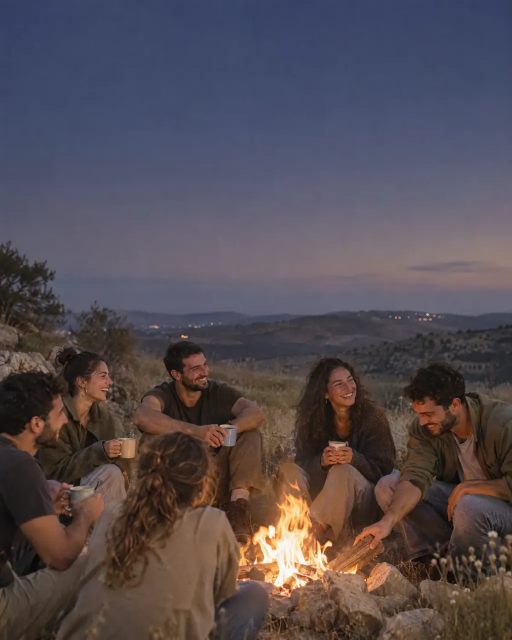
#> input picture site/assets/photos/bonfire-1024.webp, 1024 x 1280 px (shown at 1/2 size); its folder holds only this picture in this run
$ python resize-photos.py ../assets/photos/bonfire-1024.webp
#> lines starting #> are read from the running program, lines starting #| are printed output that depends on the picture
#!/usr/bin/env python3
"""One-off helper (NOT part of the build): make the responsive variants of a photo for site/assets/photos/.

    python3 site/tools/resize-photos.py [--grade | --portrait] [--name <name>] path/to/photo.png [more…]

For each source it writes <name>-<width>.webp at 480, 720, 960 and the largest size (the source width, at most 1440),
WebP quality 72 (method 6) after a light sharpen at the output size (graded sources are denoised first): a phone gets the 480/720 file, a desktop column
the 960, a full-width hero the largest.
--grade first applies the site's bright, vivid grade (see GRADE below), so the variants come from one graded image,
not from an earlier WebP. Run every illustrative photo through it, from its original, so the set stays consistent.
--portrait applies the gentle portrait grade instead (a little brighter and clearer; skin colour left natural).
--name <name> sets the output name (default: the source file name); a transparent source is flattened on beige.
The build (site/build.mjs) finds the variants by file name and reads their sizes from the files, so nothing else
needs updating: use ctx.img('<name>', …) in a page. Needs Pillow. The generated files are committed; CI never runs this.

Reproduce the current set (originals: the 1792×2240 / 1600×905 PNG/WebP masters and the founders' portraits from
hemshechtnua.org.il /images/ariel.png and /images/elazar.png):
    resize-photos.py --grade training.png walk.png hills.webp
    resize-photos.py --portrait --name team-ariel ariel.png
    resize-photos.py --portrait --name team-elazar elazar.png
    resize-photos.py --name highfive team-highfive.png    # these three came already graded: no --grade
    resize-photos.py --name coffee coffee-after.png
    resize-photos.py --name welcome welcome-at-door.png
"""
import glob
import math
import os
import sys

from PIL import Image, ImageEnhance, ImageFilter, ImageOps, ImageStat

WIDTHS = (480, 720, 960)
MAX_WIDTH = 1440
QUALITY = 72
OUT = os.path.join(os.path.dirname(os.path.abspath(__file__)), '..', 'assets', 'photos')
BEIGE = (0xEB, 0xDC, 0xB9)

# GRADE — "bright and vivid" (25.11, owner: "תבהיר את התמונות ותדגיש צבעים").
#   exposure: a per-image gamma that brings the mean luminance toward TARGET (bounded, so a sunset stays a sunset)
#   shadows/midtones: a toe that opens the lower tones (SHADOWS), a midtone bump (MIDS), the black point lifted by LIFT;
#                     a soft shoulder keeps highlights from clipping
#   colour: saturation ×SAT for every pixel, plus VIBRANCE more for the muted ones (grass, sky, foliage gain the most,
#           already-strong colours and skin the least); HUES adds a little more to foliage greens and sky blues
#           ((centre, half-width, extra) on Pillow's 0–255 hue scale: green ≈ 80, blue ≈ 150; skin tones are left out);
#           CONTRAST puts back the snap the lift takes out
#   crisp: DENOISE (px Gaussian on the master: the grain costs bytes, not detail), then an unsharp mask at each output
#          size (SHARPEN = radius, percent, threshold; the threshold leaves the grain alone) — crisper than before at
#          about the same file size
# 26.11, owner: "התמונות עדיין לא צבעוניות, הן אפורות ומשעממות" — no black-point lift (it greyed the image), more contrast,
# much stronger saturation and vibrance, greens and blues pushed further.
GRADE = dict(TARGET=0.58, GAMMA_MIN=0.55, GAMMA_MAX=1.0, SHADOWS=0.10, MIDS=0.02, LIFT=0.0,
             SAT=1.65, VIBRANCE=0.65, CONTRAST=1.24, HUES=((80, 32, 0.35), (150, 24, 0.35)), DENOISE=0.8)
# PORTRAIT — faces stay natural: a little exposure and shadow lift, a touch of local contrast (clarity), no colour push.
PORTRAIT = dict(TARGET=0.64, GAMMA_MIN=0.80, GAMMA_MAX=1.0, SHADOWS=0.14, MIDS=0.03, LIFT=0.015,
                SAT=1.04, VIBRANCE=0.0, CONTRAST=1.0, CLARITY=(24, 14, 2), DENOISE=0.4)
SHARPEN = (1.0, 60, 4)        # 960 and up
SHARPEN_SMALL = (0.8, 45, 6)  # 480/720: already crisp from the downscale; a lighter mask keeps the phone files light


def _curve(gamma, g):
    lut = []
    for i in range(256):
        x = i / 255
        y = x ** gamma + g['SHADOWS'] * x * (1 - x) ** 3 + g['MIDS'] * math.sin(math.pi * x) ** 2
        if y > 0.8:  # soft shoulder: compress what would clip
            y = 0.8 + 0.2 * (1 - math.exp(-(y - 0.8) / 0.2)) / (1 - math.exp(-1))
        y = g['LIFT'] + min(1.0, y) * (1 - g['LIFT'])
        lut.append(max(0, min(255, round(y * 255))))
    return lut


def grade(im, g=GRADE):
    im = im.convert('RGB')
    mean = ImageStat.Stat(ImageOps.grayscale(im)).mean[0] / 255
    gamma = math.log(g['TARGET']) / math.log(max(1e-3, min(0.99, mean)))
    out = im.point(_curve(max(g['GAMMA_MIN'], min(g['GAMMA_MAX'], gamma)), g) * 3)
    out = ImageEnhance.Contrast(out).enhance(g['CONTRAST'])
    base = ImageEnhance.Color(out).enhance(g['SAT'])
    if g['VIBRANCE']:
        # vibrance: blend toward a stronger saturation where the pixel is still muted (low HSV saturation)
        strong = ImageEnhance.Color(out).enhance(g['SAT'] + g['VIBRANCE'])
        muted = ImageOps.invert(base.convert('HSV').getchannel('S')).point(lambda v: round(v * 0.85))
        base = Image.composite(strong, base, muted)
    for centre, half, extra in g.get('HUES', ()):
        # a soft hue window (cosine falloff) → that hue range is blended toward a stronger saturation
        win = [round(255 * 0.5 * (1 + math.cos(math.pi * min(1.0, abs(h - centre) / half)))) for h in range(256)]
        mask = base.convert('HSV').getchannel('H').point(win)
        base = Image.composite(ImageEnhance.Color(base).enhance(1 + extra), base, mask)
    if 'CLARITY' in g:
        r, p, t = g['CLARITY']
        base = base.filter(ImageFilter.UnsharpMask(r, p, t))
    return base.filter(ImageFilter.GaussianBlur(g['DENOISE']))


def variants(src, mode=None, name=None):
#> called with src = '../assets/photos/bonfire-1024.webp'
    name = (name or os.path.splitext(os.path.basename(src))[0]).lower()
    im = Image.open(src)
#> im is the input picture: PIL image 1024x1280 RGB; mean R, G, B 84.5, 75.8, 81.6
    if im.mode in ('RGBA', 'LA', 'P'):
        im = im.convert('RGBA')
        bg = Image.new('RGBA', im.size, BEIGE + (255,))
        bg.alpha_composite(im)
        im = bg
    im = im.convert('RGB')
    if mode == 'grade':
        im = grade(im, GRADE)
    elif mode == 'portrait':
        im = grade(im, PORTRAIT)
    w, h = im.size
#> w = 1024; h = 1280
    largest = min(w, MAX_WIDTH)
#> largest = 1024
    os.makedirs(OUT, exist_ok=True)
    for old in glob.glob(os.path.join(OUT, f'{name}-*.webp')):
        os.remove(old)
    for tw in sorted({min(t, largest) for t in WIDTHS} | {largest}):
        dst = os.path.join(OUT, f'{name}-{tw}.webp')
        out = im.resize((tw, round(h * tw / w)), Image.LANCZOS).filter(ImageFilter.UnsharpMask(*(SHARPEN if tw >= 960 else SHARPEN_SMALL)))
        out.save(dst, 'WEBP', quality=QUALITY, method=6)
        print(f'{dst}  {os.path.getsize(dst) // 1024} KB')
#> this loop made 4 passes
#> pass 1, in variants, `out = im.resize((tw, round(h * tw / w)), Image.LANCZOS).filter(ImageFi..`:
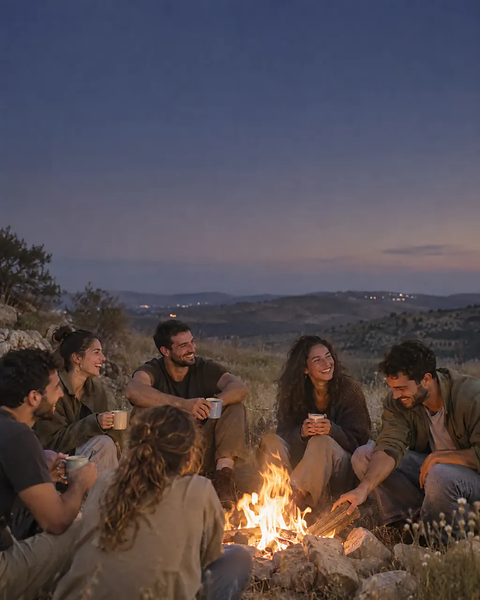
#> out: PIL image 480x600 RGB; mean R, G, B 84.5, 75.8, 81.6


if __name__ == '__main__':
    args = sys.argv[1:]
    mode = 'portrait' if '--portrait' in args else 'grade' if '--grade' in args else None
    name = args[args.index('--name') + 1] if '--name' in args else None
    files = [a for i, a in enumerate(args) if a not in ('--grade', '--portrait', '--name') and (i == 0 or args[i - 1] != '--name')]
    if not files or (name and len(files) > 1):
        sys.exit(__doc__)
    for path in files:
        variants(path, mode, name)

$ run again, on site/assets/photos/coffee-1440.webp
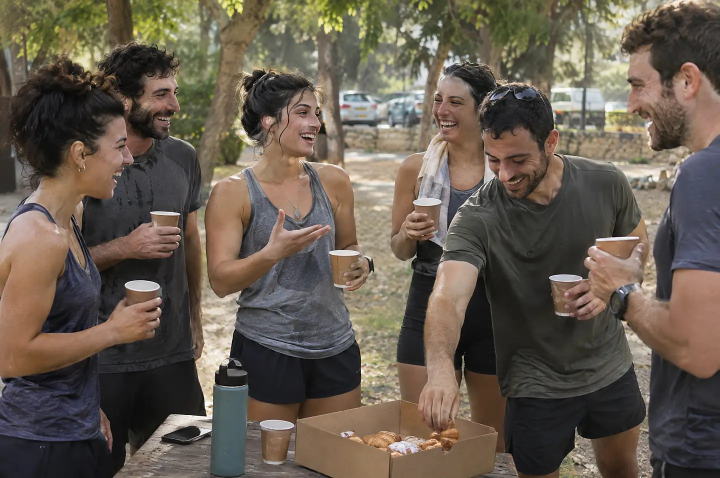
#> input picture site/assets/photos/coffee-1440.webp, 1440 x 956 px (shown at 1/2 size)
#> in variants, im is the input picture: PIL image 1440x956 RGB; mean R, G, B 102.4, 91.7, 79.7
#> the loop in variants, `for tw in sorted({min(t, largest) for t in WIDTHS} | {largest}):` made 4 passes
#> pass 1, in variants, `out = im.resize((tw, round(h * tw / w)), Image.LANCZOS).filter(ImageFi..`:
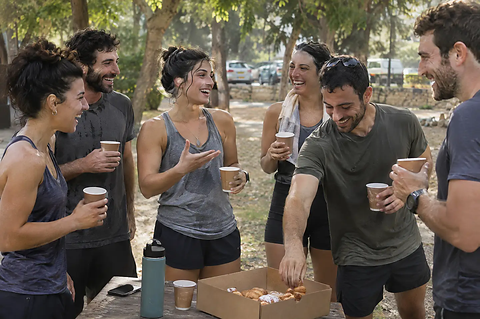
#> out: PIL image 480x319 RGB; mean R, G, B 102.4, 91.8, 79.7
#> pass 3, in variants, `out = im.resize((tw, round(h * tw / w)), Image.LANCZOS).filter(ImageFi..`:
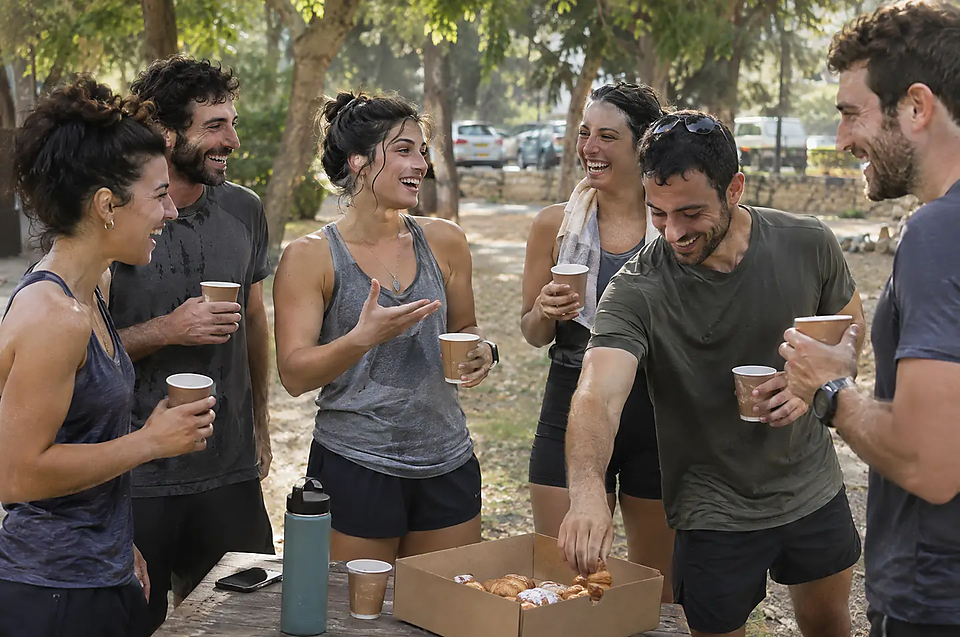
#> out: PIL image 960x637 RGB; mean R, G, B 102.5, 91.9, 79.8
